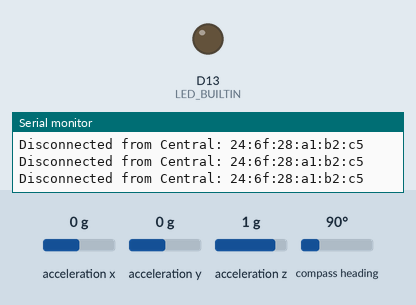
Simulated run of this sketch. Board: Arduino Nano 33 IoT. On the bench: output pins drawn as LEDs (lit = HIGH), the last lines printed to the serial monitor. The test bench sets the inputs (shaded band); at power-on: acceleration x 0 g, acceleration y 0 g, acceleration z 1 g, compass heading 90°. Nothing arrives over Bluetooth unless stated; a phone connects over Bluetooth LE 3 s after start.

Above: at 0.1 s.
At 3.1 s:
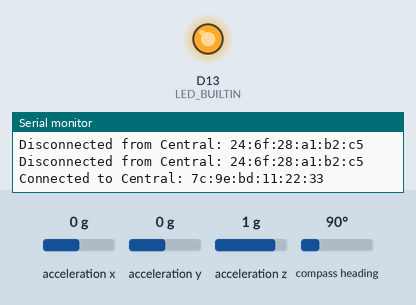
Timing chart, 0 to 4.6 s (numbered marks = the images above):
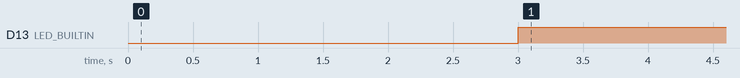

The sketch:

Peripheral_4.ino
```cpp
#include <Arduino.h>
#include <Adafruit_Sensor.h>
#include <Adafruit_BNO055.h>
#include <utility/imumaths.h>
#include <ArduinoBLE.h>

Adafruit_BNO055 bno = Adafruit_BNO055(-1, 0x28);

BLEService BLEuler("1004");
BLEFloatCharacteristic YawBLE("2001", BLERead | BLENotify);
BLEFloatCharacteristic PitchBLE("2002", BLERead | BLENotify);
BLEFloatCharacteristic RollBLE("2003", BLERead | BLENotify);

//float yaw, pitch, roll;


void setup() {
  Serial.begin(115200);
  pinMode(LED_BUILTIN, OUTPUT);

  BLE.begin();
  bno.begin();

  BLE.setDeviceName("Arduino Nano 33 BLE Sense");
  BLE.setLocalName("IMU Euler Angles 4");

  BLE.setAdvertisedService(BLEuler);

  BLEuler.addCharacteristic(YawBLE);
  BLEuler.addCharacteristic(PitchBLE);
  BLEuler.addCharacteristic(RollBLE);

  BLE.addService(BLEuler);
  BLE.setConnectable(true);
  BLE.setAdvertisingInterval(50);
  BLE.advertise();
  Serial.println("Bluetooth Device Active, Waiting for Connections...");

  bno.setExtCrystalUse(true);
}

void loop() {
  BLEDevice central = BLE.central();

  if(central) {
    Serial.print("Connected to Central: ");
    Serial.println(central.address());

    while(central.connected()) {
      digitalWrite(LED_BUILTIN, HIGH);

      imu::Vector<3> euler = bno.getVector(Adafruit_BNO055::VECTOR_EULER);

      YawBLE.writeValue(euler.x());
      PitchBLE.writeValue(euler.y());
      RollBLE.writeValue(euler.z());

    }
  }
  digitalWrite(LED_BUILTIN, LOW);
  Serial.print("Disconnected from Central: ");
  Serial.println(BLE.address());
}
```

Measured:
- by itself, D13 (LED_BUILTIN): LOW → HIGH at 3.0 s
